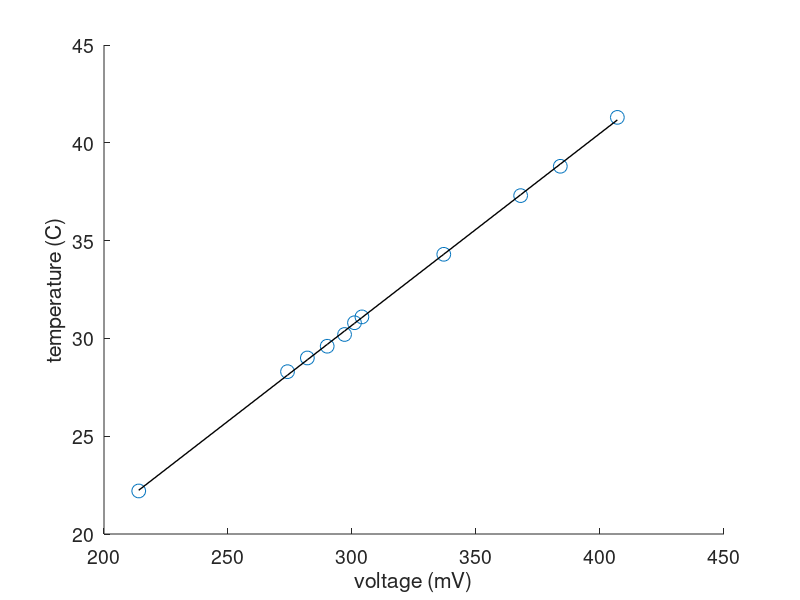

Write MATLAB code to recreate this figure.
% temp calibration for ovary probe

% type K
actualTemp = [41.3,38.8,37.3,34.3,31.1,30.8,30.2,29.6,29.0,28.3,22.2];
measVoltage = [407,384,368,337,304,301,297,290,282,274,214];

figure(1);
clf;
set(gca, 'fontsize', 14);
hold on;
xlabel('voltage (mV)');
ylabel('temperature (C)');
scatter(measVoltage,actualTemp,100);

[p s] = polyfit(measVoltage,actualTemp,1);
tFit = polyval(p,measVoltage);
plot(measVoltage,tFit, 'k', 'linewidth', 1);